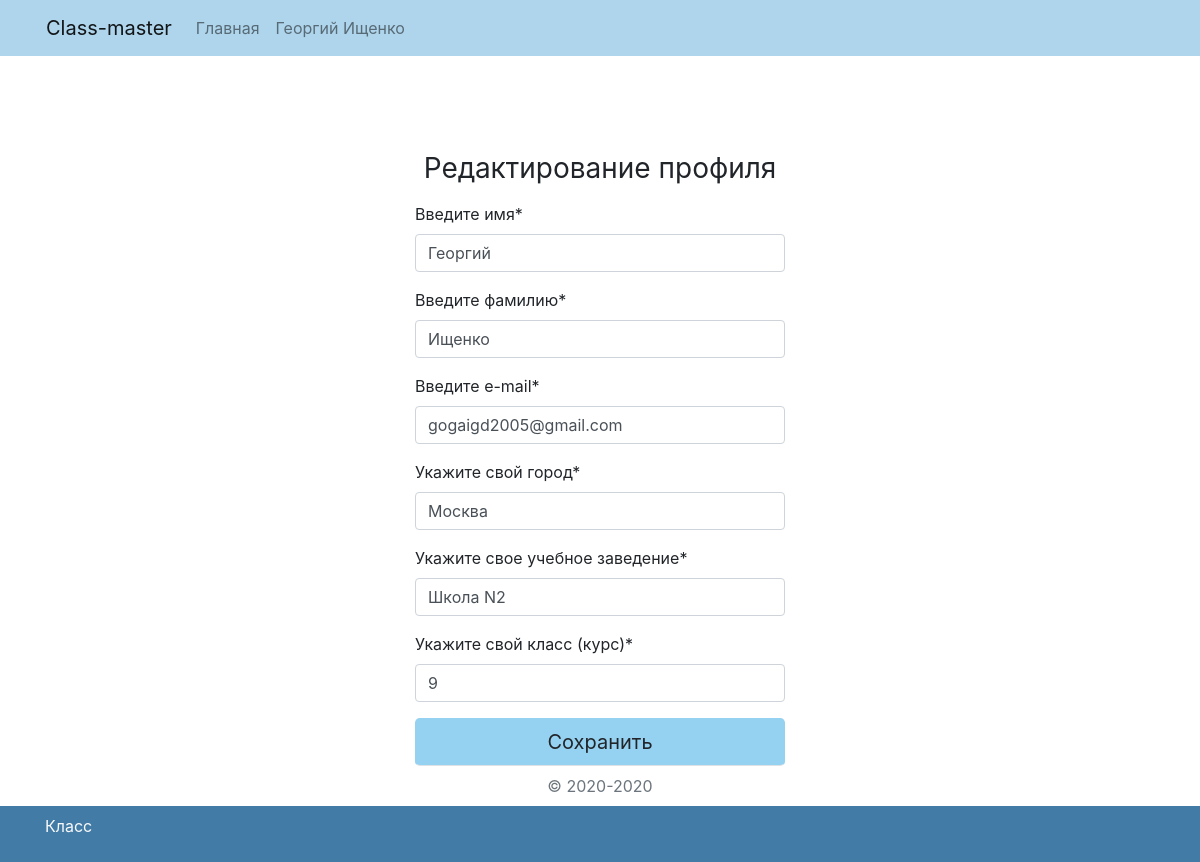
Before: /edit/ (signed in) with the older database file.
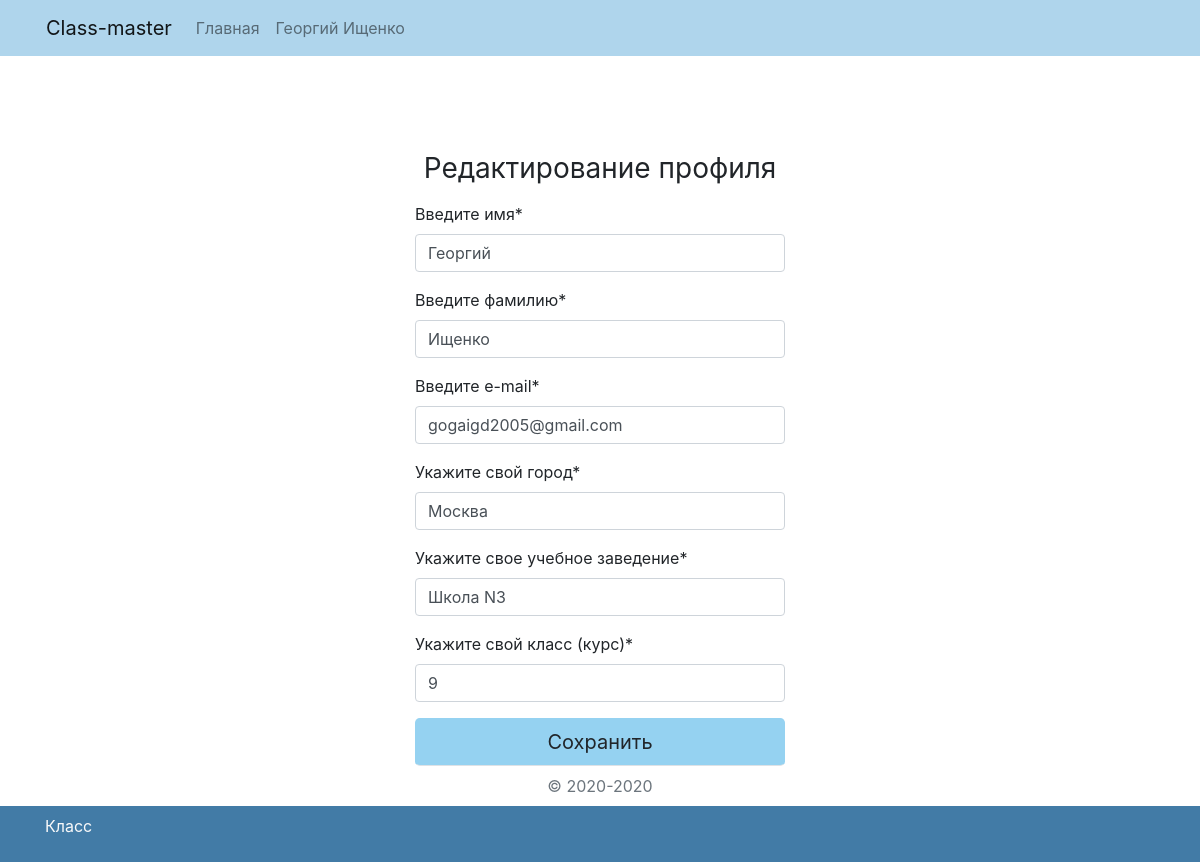
After: the same page with the newer database file.
### my_class/models.py (models this page shows, shortened)
class Profile(models.Model):
    user = models.OneToOneField(User, primary_key=True, on_delete=models.CASCADE)
    city = models.CharField(max_length=16)
    institution = models.CharField(max_length=64, blank=True)
    grade = models.CharField(max_length=2, blank=True)
    classes = models.ManyToManyField(Class, verbose_name='Классы',
         through='ProfileClass')
    last_visit = models.DateTimeField(auto_now_add=True)
    class Meta:
        verbose_name = "Профили"
        verbose_name_plural = "Профили"

### my_class/views.py (the view)
# urls.py: path('edit/',edit_profile),
@login_required
def edit_profile(request):
	if request.method == 'POST':
		user_form = UserForm(request.POST, instance=request.user)
		profile_form = ProfileForm(request.POST, instance=request.user.profile)
		if user_form.is_valid() and profile_form.is_valid():
			user_form.save()
			profile_form.save()
			return redirect('/im')
	else:
		user_form = UserForm(instance=request.user)
		profile_form = ProfileForm(instance=request.user.profile)
	return render(request,'profile_edit.html',{
		'user_form' : user_form,
		'profile_form' : profile_form
		})

### my_class/forms.py
class UserForm(forms.ModelForm):
	first_name = forms.CharField(label='Введите имя', widget=forms.TextInput(attrs={'placeholder': 'Имя'}))
	last_name = forms.CharField(label='Введите фамилию',widget=forms.TextInput(attrs={'placeholder': 'Фамилия'}))
	email = forms.CharField(label='Введите e-mail',widget=forms.TextInput(attrs={'placeholder': 'E-mail'}))
	class Meta:
		model = User
		fields = ('first_name','last_name','email',)

class ProfileForm(forms.ModelForm):
	institution = forms.CharField(label='Укажите свое учебное заведение',
		widget=forms.TextInput(attrs={'placeholder': 'Учебное заведение'}))
	grade = forms.CharField(label='Укажите свой класс (курс)',
		widget=forms.TextInput(attrs={'placeholder': 'Класс (курс)'}))
	city = forms.CharField(label='Укажите свой город',
		widget=forms.TextInput(attrs={'placeholder': 'Город'}))
	class Meta:
		model = Profile
		fields = ('city','institution','grade',)

### my_class/templates/profile_edit.html (shortened to what this page needs)
{% extends "base.html" %}
  {% block content%}
  <body>
    {% load crispy_forms_tags %}
    	<div class="container mt-5 py-5" style="width: 25rem;">
        {% load crispy_forms_tags %}
        <form class="" method="POST" action="">
          <h1 class="h3 mb-3 font-weight-normal text-center">Редактирование профиля</h1>
          {{ user_form|crispy }}
          {{ profile_form|crispy }}
          <button class="btn btn-lg btn-block border-bottom" type="submit"
          style="background-color: #95D2F1;">Сохранить</button>
          <p class="mt-2 text-muted text-center">© 2020-2020</p>
        </form>
      </div>
  </body>
  {% endblock %}

Changed rows visible on the page:
changed Profile "Москва": institution "Школа N2" → "Школа N3"
